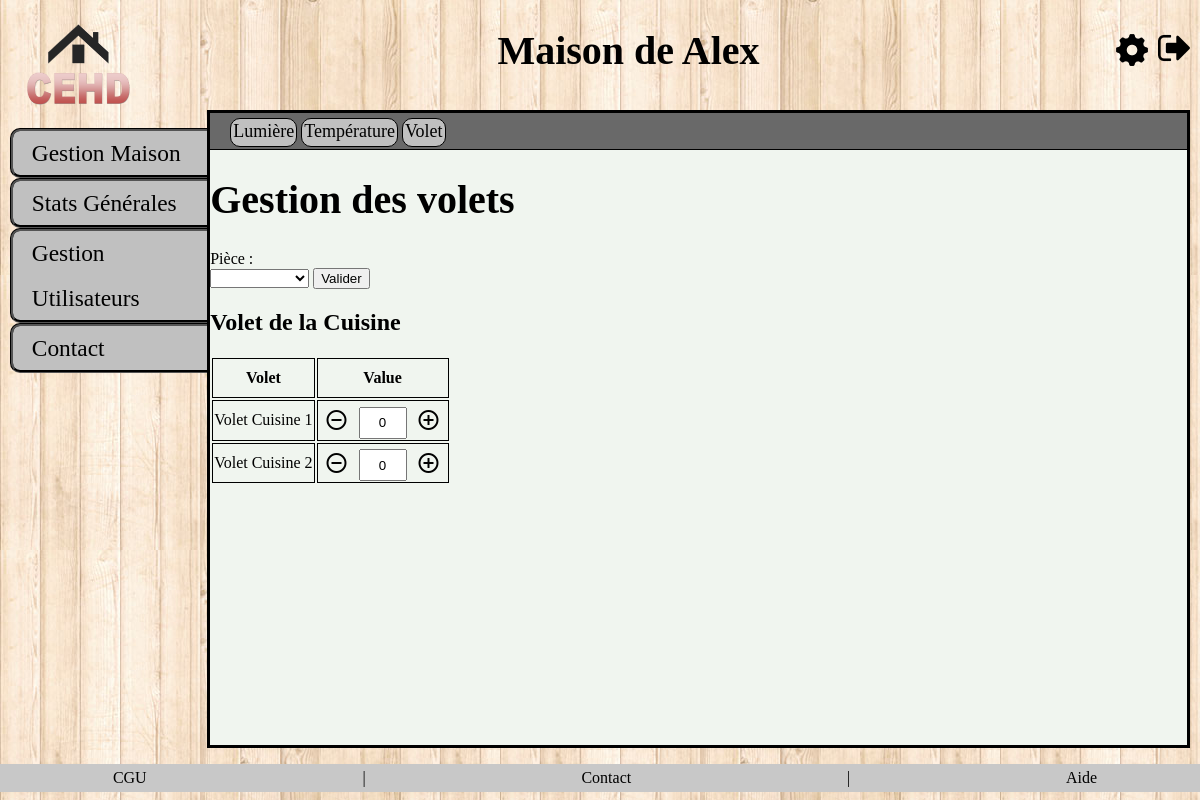
/index.php?action=module_shutter (signed in), run on the app's committed database.
### tables this page shows
CREATE TABLE `room` (
  `id_room` int(10) UNSIGNED ZEROFILL NOT NULL,
  `name` varchar(20) NOT NULL,
  `floor_name` varchar(20) NOT NULL,
  `size` float UNSIGNED NOT NULL,
  `room_type` enum('CHAMBRE','SALON','CUISINE','SALLE DE BAIN','TOILETTE','BUREAU','AUTRE') NOT NULL,
  `id_home` int(10) UNSIGNED ZEROFILL NOT NULL
);

CREATE TABLE `effector` (
  `id_effector` int(2) UNSIGNED ZEROFILL NOT NULL,
  `effector_type` enum('LIGHT_CTRL','TEMP_CTRL','SHUTTER_CTRL') NOT NULL,
  `request_value` float UNSIGNED DEFAULT NULL,
  `effector_name` varchar(30) DEFAULT NULL,
  `id_room` int(10) UNSIGNED ZEROFILL NOT NULL
);

### model/backend.php (called while the page is built, shortened)
<?php
function get_id_home($id_user){
    $db=dbConnect();
    $req=$db->prepare('SELECT id_home FROM user_home WHERE id_user=?');
    $req->bindValue(1,$id_user,PDO::PARAM_INT);
    $req->execute();
    $id_home=$req->fetch();
    return $id_home;
}

### controller/room.php (called while the page is built, shortened)
<?php
require_once ROOT.'/model/room.php';
function getRoom($id_user){
    $target_home=get_id_home($id_user);
    $req=get_room($_SESSION['target_home']);
    $post=$req;
    return $post;
}
function getRoomDetail($id_room){
    $req=get_room_detail($id_room);
    $post=$req;
    return $post;
}

### model/room.php (called while the page is built, shortened)
<?php
function get_room($id_home){
    $db=dbConnect();
    $req=$db->prepare('SELECT * FROM `room` WHERE id_home=? ORDER BY floor_name');
    $req->bindValue(1,$id_home,PDO::PARAM_INT);
    $req->execute();
    return $req;
}
function get_room_detail($id_room){
    $db=dbConnect();
    $req=$db->prepare('SELECT * FROM `room` WHERE id_room=?');
    $req->bindValue(1,$id_room,PDO::PARAM_INT);
    $req->execute();
    return $req;
}

### model/effector.php (called while the page is built, shortened)
<?php
function get_effector_by_type_room($id_room, $type)
{
    $db = dbConnect();
    $req = $db->prepare('SELECT
`id_effector`,`effector_type`,`request_value`,`effector_name`
FROM `room`NATURAL JOIN effector
WHERE id_room=? AND effector_type=?');
    $req->bindValue(1, $id_room, PDO::PARAM_INT);
    $req->bindValue(2, $type, PDO::PARAM_STR);
    $req->execute();
    return $req;
}

### controller/effector.php (called while the page is built, shortened)
<?php
require_once ROOT.'/model/effector.php';
function getEffectorShutterState($id_room){
    $type='SHUTTER_CTRL';
    $req=get_effector_by_type_room($id_room,$type);
    $req=$req->fetchAll();
    return $req;
}

### view/frontend/module_shutter.php (the view, shortened to what this page needs)
<h1>Gestion des volets</h1>
<form method="post" action="index.php?action=module_shutter">
    <label for="room">Pièce :</label><br/>
    <select name="_room" id="room" required name="piece">
        <option></option>
        <?php foreach ($req2 as $row => $roomList){ ?>
            <option value=<?= $roomList['id_room'];?>> <?= $roomList['name'];?></option>
        <?php }?>
    </select>
    <input type="submit" value="Valider" name="choix_piece"/>
</form>
<div>
    <?php $piece = $room ->fetch()?>
    <h2>Volet de la <?=$piece['name']?></h2>
    <table class="display" id="table_id">
        <thead>
        <tr>
            <th>Volet</th>
            <th>Value</th>
        </tr>
        </thead>
        <tbody>
        <?php
        foreach ($req as $row => $donnees){
            ?>
            <tr>
                <td><?= $donnees['effector_name'];?></td>
                <td><div class="input-group plus-minus-input">
                        <button type="button" class="button hollow circle change_qty minus cursor_hover" data-quantity="minus" data-field="quantity<?= $donnees['id_effector'];?>" datafld="<?= $donnees['id_effector'];?>"  id="shutter">
                            <i class="material-icons">remove_circle_outline</i>
                        </button>
                        <input class="input-group-field" type="text" name="quantity<?= $donnees['id_effector'];?>" value="<?= $donnees['request_value']; ?>" max="100" min="0" step="5" readonly>
                        <button type="button" class="button hollow circle change_qty plus cursor_hover" data-quantity="plus" data-field="quantity<?= $donnees['id_effector'];?>" datafld="<?= $donnees['id_effector'];?>" id="shutter">
                            <i class="material-icons">add_circle_outline</i>
                        </button>
                    </div>
                </td>
            </tr>
        <?php } ?>
        </tbody>
    </table>
</div>
<?php require('tab_template.php'); ?>

### public/css/style.css (style rules this page uses)
@media screen and (min-width: 915px ) { body { height: 100vh; margin: 0; padding: 0; display: flex; flex-direction: column; background-image: url('../img/fond.jpg'); } }
@media screen and (min-width: 915px ) { h1 { font-weight: bold; font-size: 2em; } }
@media screen and (min-width: 915px ) { h1 { font-size: 2.5em; } }
@media screen and (min-width: 915px ) { .ref_table td, th { border: 1px solid black; padding: 10px; } }
@media screen and (min-width: 915px ) { .associer_lumiere, td, th { border: 1px solid black; border-collapse: collapse; margin-left: 10px; } }
@media screen and (min-width: 915px ) { .plus-minus-input { -webkit-align-items: center; -ms-flex-align: center; align-items: center; } }
@media screen and (min-width: 915px ) { .plus-minus-input .input-group-field { text-align: center; } }
@media screen and (min-width: 915px ) { .plus-minus-input .input-group-field { height:26px; width:40px; text-align:center; } }
@media screen and (min-width: 915px ) { .plus-minus-input button { background-color: Transparent; border: transparent; cursor:pointer; overflow: hidden; outline:none; position: relative; top: 5px; } }

### data on the page
room: name "Cuisine"
effector: effector_name "Volet Cuisine 1", request_value "0"
effector: effector_name "Volet Cuisine 2", request_value "0"

### other printed values
$_SESSION['name'] "Alex"
